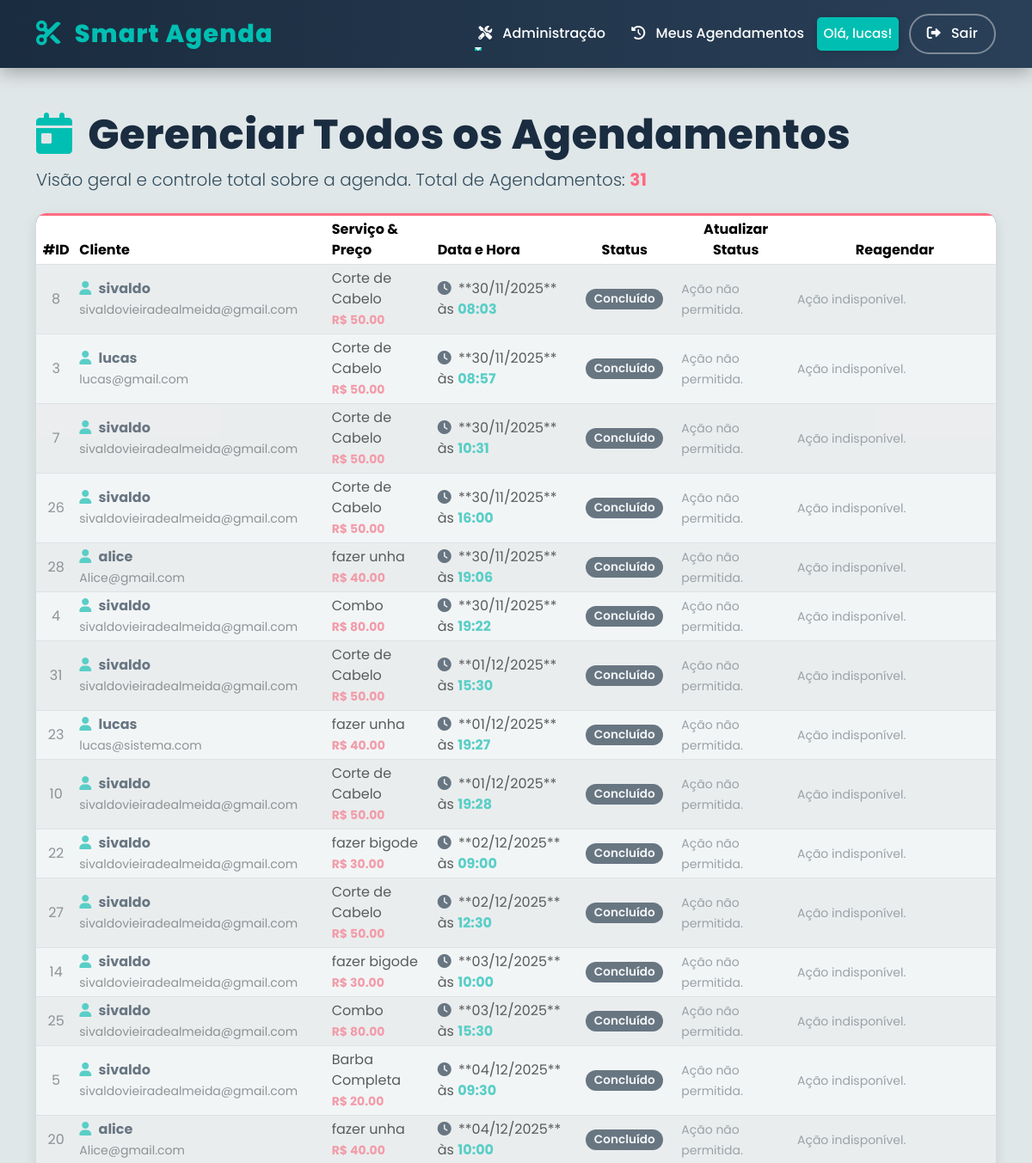
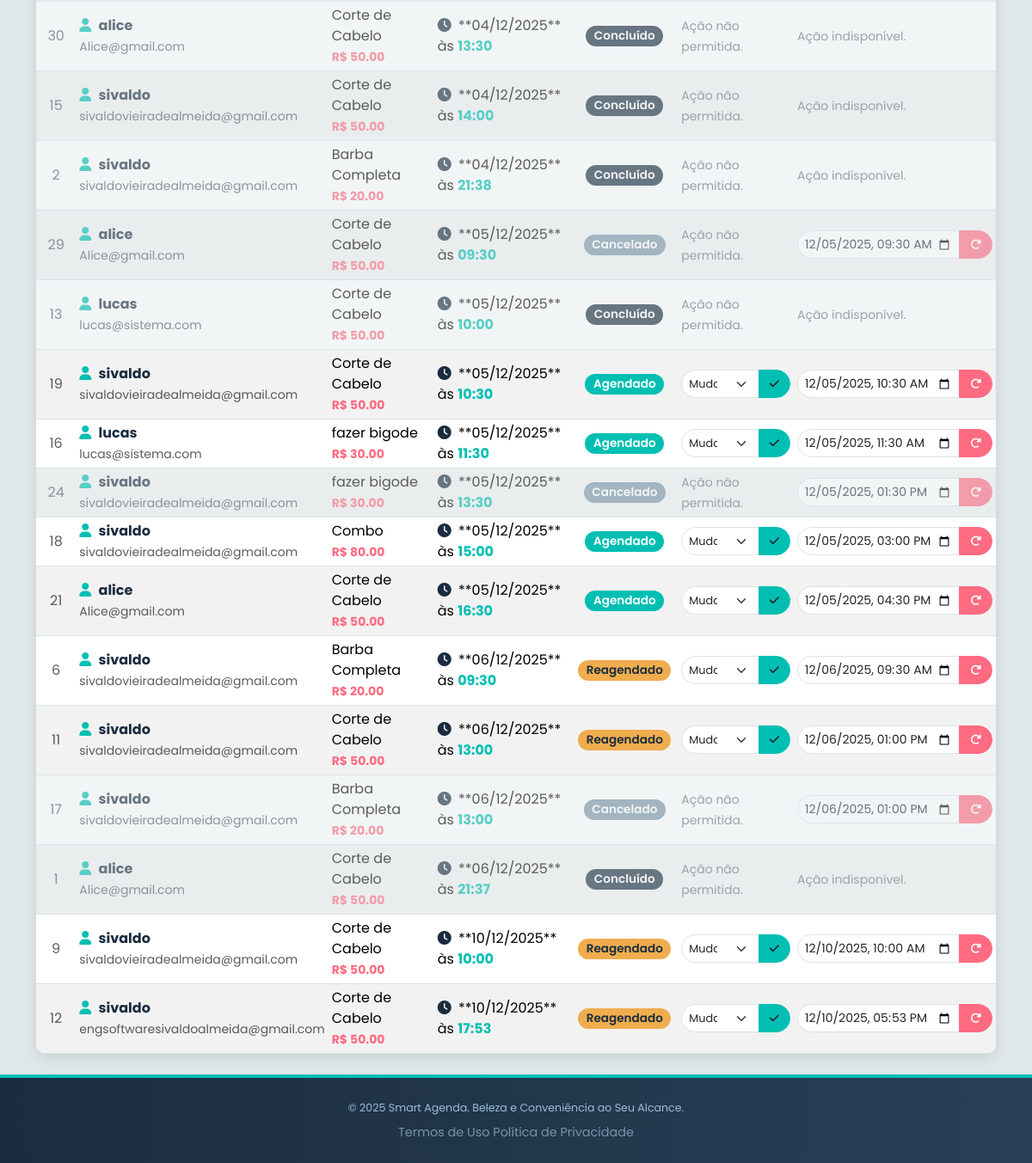
/admin/appointments (signed in), run on an earlier commit of the app's database (2 pictures, top to bottom).
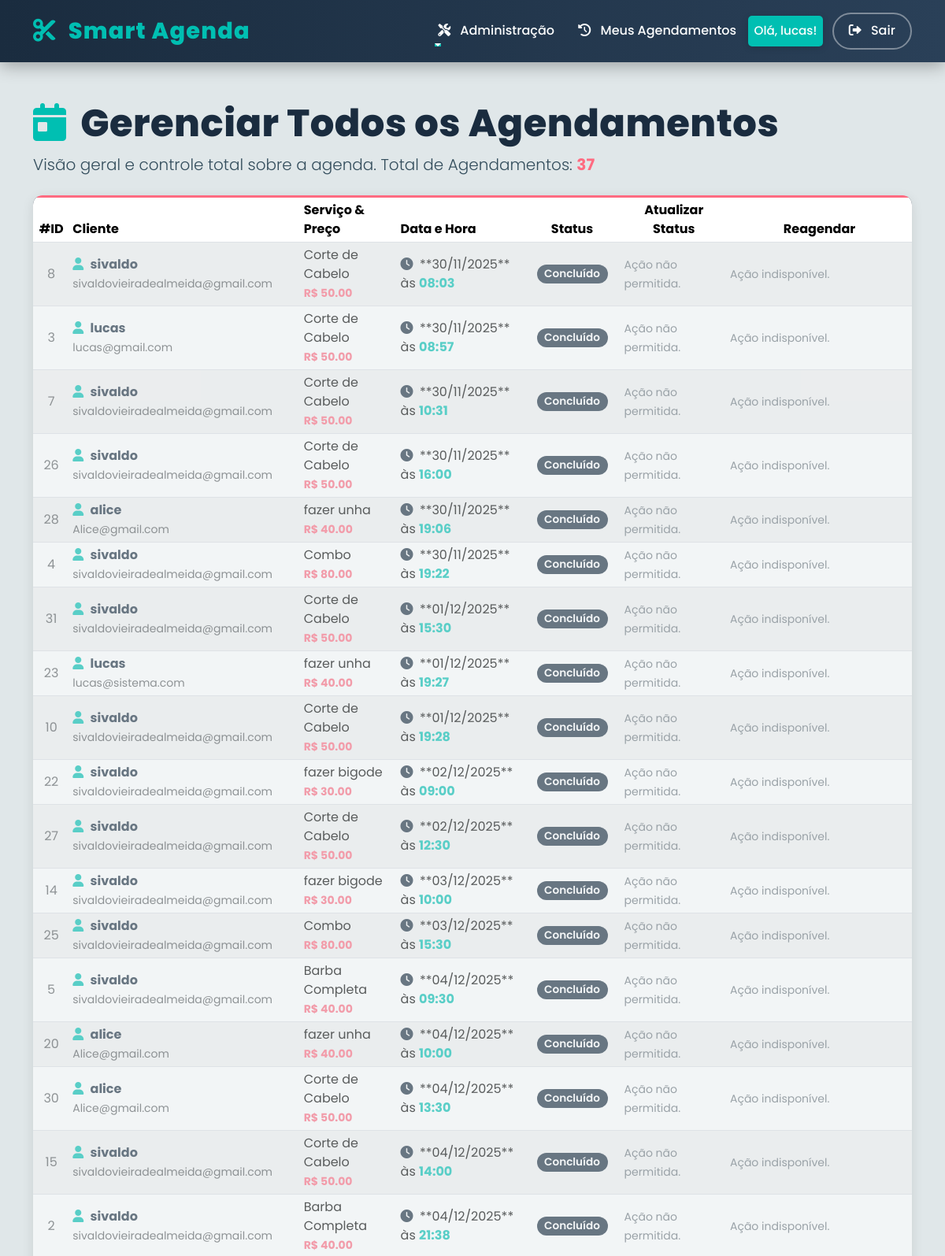
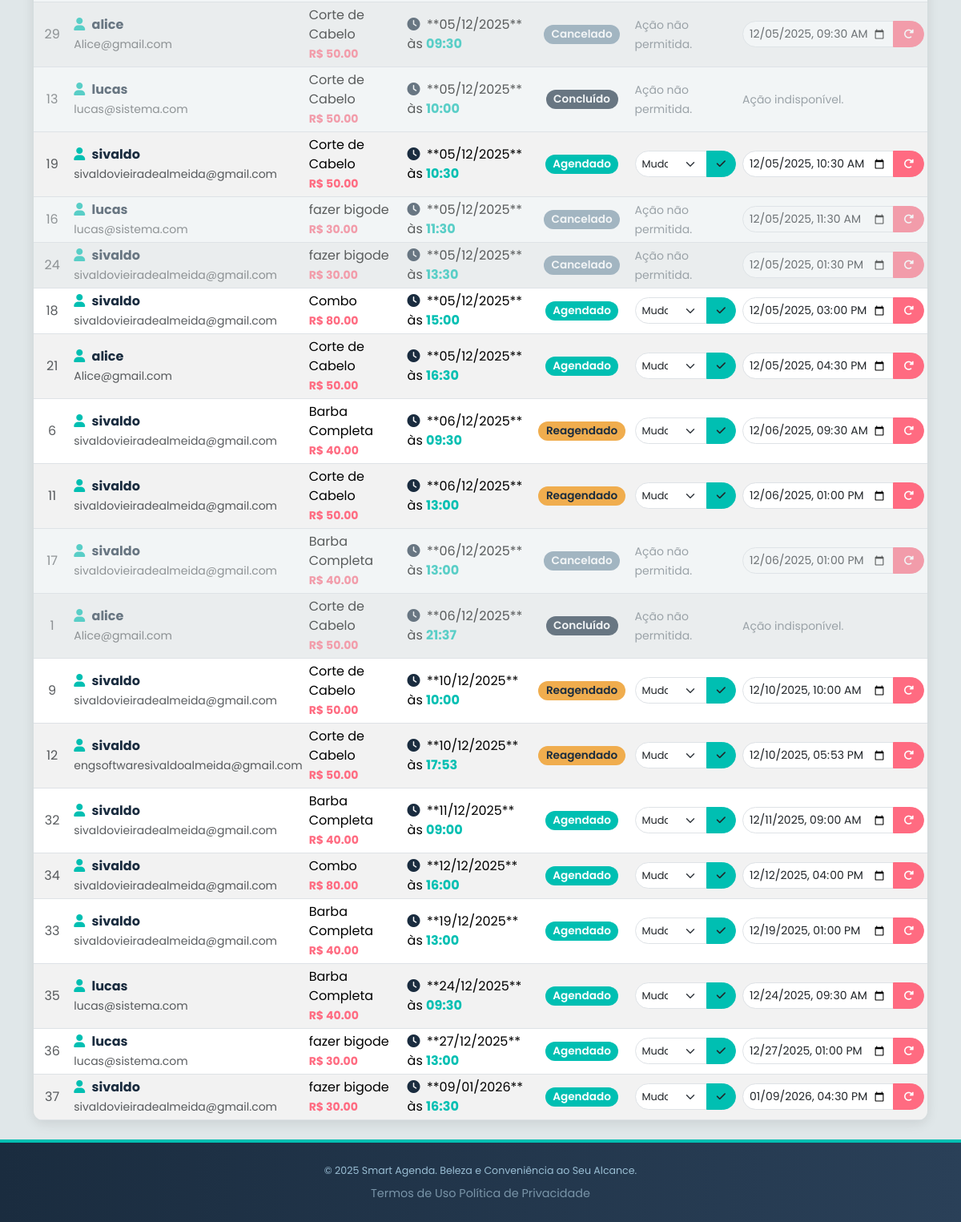
And on a later commit of the database (2 pictures, top to bottom).
### app/models.py (models this page shows, shortened)
class User(UserMixin, db.Model):
    id = db.Column(db.Integer, primary_key=True)
    nome = db.Column(db.String(100), nullable=False)
    email = db.Column(db.String(120), unique=True, nullable=False)
    senha_hash = db.Column(db.String(256), nullable=False)
    is_admin = db.Column(db.Boolean, default=False)
    __table_args__ = (Index('idx_user_email', 'email'),)

class Appointment(db.Model):
    id = db.Column(db.Integer, primary_key=True)
    data_horario = db.Column(db.DateTime, index=True, nullable=False)
    status = db.Column(db.String(50), default='Agendado')
    created_at = db.Column(db.DateTime, default=lambda: datetime.now(timezone.utc))
    user_id = db.Column(db.Integer, db.ForeignKey('user.id'), nullable=False)
    service_id = db.Column(db.Integer, db.ForeignKey('service.id'), nullable=False)
    user = db.relationship('User', backref='agendamentos', foreign_keys=[user_id])
    servico = db.relationship('Service', backref='agendamentos_do_servico', foreign_keys=[service_id])

class Service(db.Model):
    id = db.Column(db.Integer, primary_key=True)
    nome = db.Column(db.String(100), nullable=False, unique=True)
    descricao = db.Column(db.String(255))
    preco = db.Column(db.Float, nullable=False)
    duracao_minutos = db.Column(db.Integer, nullable=False)
    is_active = db.Column(db.Boolean, default=True)

### app/admin/routes.py (the view)
@bp.route('/appointments')
@login_required
@admin_required
def manage_appointments():
    all_appointments = Appointment.query.order_by(Appointment.data_horario.asc()).all()
    return render_template('services/manage_appointments.html',
                           title='Gerenciar Agendamentos',
                           appointments=all_appointments,
                           now=datetime.now)

### app/admin/routes.py (called while the page is built)
@bp.teardown_request
def shutdown_session(exception=None):
    db.session.remove()

### app/templates/services/manage_appointments.html (shortened to what this page needs)
{% extends "base.html" %}
{% block content %}
<div class="schedule-header mt-4 mb-4">
    <h1 class="display-5"><i class="fas fa-calendar-day me-2"></i> Gerenciar Todos os Agendamentos</h1>
    <p class="lead" style="color: var(--text-default);">Visão geral e controle total sobre a agenda. Total de Agendamentos: <span class="fw-bold" style="color: var(--accent-pink);">{{ appointments | length }}</span></p>
</div>
<div class="table-responsive table-schedule">
    <table class="table table-striped table-hover align-middle table-sm mb-0">
        <thead>
            <tr>
                <th class="text-center" style="width: 5%;">#ID</th>
                <th style="width: 15%;">Cliente</th>
                <th style="width: 15%;">Serviço & Preço</th>
                <th style="width: 18%;">Data e Hora</th>
                <th class="text-center" style="width: 12%;">Status</th>
                <th class="text-center" style="width: 18%;">Atualizar Status</th>
                <th class="text-center" style="width: 17%;">Reagendar</th>
            </tr>
        </thead>
        <tbody>
            {% for appointment in appointments %}
            {% set appt_passed = appointment.data_horario < now() %}
            {% set row_class = 'row-disabled' if appointment.status == 'Concluído' or appointment.status == 'Cancelado' %}
            <tr class="{{ row_class }}">
                <td class="text-center text-muted">{{ appointment.id }}</td>
                <td>
                    <i class="fas fa-user me-1" style="color: var(--primary-teal);"></i> <strong style="color: var(--dark-navy);">{{ appointment.user.nome }}</strong><br>
                    <small class="text-muted">{{ appointment.user.email }}</small>
                </td>
                <td>
                    {{ appointment.servico.nome }}<br>
                    <small class="fw-bold" style="color: var(--accent-pink);">R$ {{ "%.2f"|format(appointment.servico.preco) }}</small>
                </td>
                <td>
                    <i class="fas fa-clock me-1" style="color: var(--dark-navy);"></i>
                    **{{ appointment.data_horario.strftime('%d/%m/%Y') }}**
                    às <span class="fw-bold" style="color: var(--primary-teal);">{{ appointment.data_horario.strftime('%H:%M') }}</span>
                </td>
                <td class="text-center">
                    {% if appointment.status == 'Agendado' %}
                        {% if appt_passed %}
                             <span class="badge status-badge bg-late">Atrasado</span>
                        {% else %}
                             <span class="badge status-badge bg-scheduled">Agendado</span>
                        {% endif %}
                    {% elif appointment.status == 'Concluído' %}
                        <span class="badge status-badge bg-completed">Concluído</span>
                    {% elif appointment.status == 'Cancelado' %}
                        <span class="badge status-badge bg-cancelled">Cancelado</span>
                    {% elif appointment.status == 'Reagendado' %}
                        <span class="badge status-badge bg-rescheduled">Reagendado</span>
                    {% else %}
                        <span class="badge status-badge bg-info">{{ appointment.status }}</span>
                    {% endif %}
                </td>
                <td>
                    {% if appointment.status != 'Cancelado' and appointment.status != 'Concluído' %}
                    <form method="POST"
                          action="{{ url_for('admin.update_appointment_status', appointment_id=appointment.id) }}"
                          class="input-group input-group-sm"
                          onsubmit="return handleStatusChange(this);">
                        <select name="status" class="form-select" data-bs-toggle="tooltip" title="Altera o estado do agendamento.">
                            <option value="" disabled selected>Mudar para...</option>
                        </select>
                        <button type="submit" class="btn btn-save-status" data-bs-toggle="tooltip" title="Salvar novo status">
                            <i class="fas fa-check"></i>
                        </button>
                    </form>
                    {% else %}
                        <small class="text-secondary">Ação não permitida.</small>
                    {% endif %}
                </td>
                <td>
                    {% if appointment.status != 'Concluído' and not appt_passed %}
                    <form method="POST" action="{{ url_for('admin.reschedule_appointment', appointment_id=appointment.id) }}" class="input-group input-group-sm">
                        <input type="datetime-local"
                               name="new_datetime"
                               class="form-control"
                               required
                               data-bs-toggle="tooltip" title="Nova data e hora."
                               value="{{ appointment.data_horario.strftime('%Y-%m-%dT%H:%M') }}"
                               min="{{ now().strftime('%Y-%m-%dT%H:%M') }}">
                        <button type="submit" class="btn btn-reschedule" data-bs-toggle="tooltip" title="Reagendar e notificar cliente">
                            <i class="fas fa-redo-alt"></i>
                        </button>
                    </form>
                    {% else %}
                        <small class="text-secondary">Ação indisponível.</small>
                    {% endif %}
                </td>
            </tr>
            {% endfor %}
        </tbody>
    </table>
</div>
{% endblock %}

### app/templates/base.html (shortened to what this page needs)
<!DOCTYPE html>
<html lang="pt-br">
<head>
    <link href="https://cdn.jsdelivr.net/npm/bootstrap@5.3.3/dist/css/bootstrap.min.css" rel="stylesheet">
    <link rel="stylesheet" href="https://cdnjs.cloudflare.com/ajax/libs/font-awesome/6.0.0-beta3/css/all.min.css">
</head>
<body>
    <nav class="navbar navbar-expand-lg navbar-dark fixed-top navbar-custom" role="navigation" aria-label="Navegação Principal do Smart Agenda">
        <div class="container">
            <a class="navbar-brand" href="{{ url_for('main.index') }}">
                <i class="fas fa-cut me-2"></i> Smart Agenda
            </a>
            <div class="collapse navbar-collapse" id="navbarNav">
                <ul class="navbar-nav ms-auto align-items-lg-center">
                    {% if current_user.is_admin %}
                    <li class="nav-item dropdown me-2">
                        <a class="nav-link dropdown-toggle" href="#" id="adminDropdown" role="button" data-bs-toggle="dropdown" aria-expanded="false" aria-label="Menu de Administração">
                            <i class="fas fa-tools me-2"></i> Administração
                        </a>
                    </li>
                    {% endif %}
                    {% if current_user.is_authenticated %}
                        <li class="nav-item">
                            <a class="nav-link" href="{{ url_for('services.my_appointments') }}">
                                <i class="fas fa-history me-2"></i> Meus Agendamentos
                            </a>
                        </li>
                        <li class="nav-item me-2">
                            <span class="nav-link user-welcome" style="pointer-events: none;">
                                Olá, {{ current_user.nome.split(' ')[0] }}!
                            </span>
                        </li>
                        <li class="nav-item">
                            <a href="{{ url_for('auth.logout') }}" class="btn btn-logout">
                                <i class="fas fa-sign-out-alt me-2"></i> Sair
                            </a>
                        </li>
                    {% endif %}
                </ul>
            </div>
        </div>
    </nav>
    <main class="container py-4">
        {% block content %}{% endblock %}
    </main>
    <footer class="footer-custom mt-auto"> <div class="container text-center">
            <small>&copy; 2025 Smart Agenda. Beleza e Conveniência ao Seu Alcance.</small>
            <div class="mt-2">
                <a href="{{ url_for('main.terms') }}">Termos de Uso</a>
<a href="{{ url_for('main.privacy') }}">Política de Privacidade</a>
            </div>
        </div>
    </footer>
</body>
</html>

### app/templates/base.html (style rules this page uses)
:root { --primary-teal: #00BFB2; --accent-pink: #FF6B81; --dark-navy: #1A2C3F; --light-gray: #E0E7E9; --text-on-dark: #FDFEFE; --text-default: #334D5C; }
body { font-family: 'Poppins', sans-serif; background-color: var(--light-gray); padding-top: 80px; color: var(--text-default); min-height: 100vh; display: flex; flex-direction: column; }
main { flex-grow: 1; }
.navbar-custom { background: linear-gradient(90deg, var(--dark-navy) 0%, #2A4058 100%); box-shadow: 0 5px 20px rgba(0, 0, 0, 0.3); padding-top: 0.8rem; padding-bottom: 0.8rem; transition: all 0.3s ease-in-out; }
.navbar-custom .navbar-brand { font-weight: 800; color: var(--primary-teal) !important; letter-spacing: 1.2px; font-size: 1.8rem; transition: color 0.3s ease-in-out; }
.navbar-custom .nav-link { color: var(--text-on-dark) !important; font-weight: 500; padding: 0.5rem 1rem; margin: 0 0.2rem; border-radius: 5px; transition: all 0.3s ease-in-out; position: relative; }
.navbar-custom .nav-link::after { content: ''; position: absolute; width: 0; height: 2px; bottom: 0; left: 0; background-color: var(--primary-teal); transition: width 0.3s ease-out; }
.btn-logout { background-color: transparent; border: 2px solid rgba(255, 255, 255, 0.4); color: var(--text-on-dark) !important; font-weight: 500; padding: 0.6rem 1.2rem; border-radius: 50px; transition: all 0.3s ease-in-out; }
.user-welcome { background-color: var(--primary-teal); color: var(--dark-navy) !important; padding: 8px 18px; border-radius: 30px; font-size: 0.95rem; font-weight: 600; box-shadow: 0 2px 8px rgba(0, 0, 0, 0.15); margin-right: 15px; animation: pulse-welcome 1.5s infinite alternate; }
.footer-custom { background: linear-gradient(90deg, var(--dark-navy) 0%, #2A4058 100%); color: #9abed4; border-top: 4px solid var(--primary-teal); padding: 1.5rem 0; font-size: 0.9rem; }
.footer-custom a { color: #7994A8; text-decoration: none; transition: color 0.3s ease-in-out; }

### app/templates/services/manage_appointments.html (style rules this page uses)
.schedule-header h1 { font-weight: 800; color: var(--dark-navy) !important; letter-spacing: 0.5px; }
.schedule-header h1 i { color: var(--primary-teal); }
.table-schedule { border-radius: 12px; overflow: hidden; box-shadow: 0 4px 15px rgba(0, 0, 0, 0.1); }
.table-schedule thead tr { background-color: var(--dark-navy); color: var(--text-on-dark); font-weight: 600; border-top: 3px solid var(--accent-pink); }
.status-badge { font-size: 0.85rem; font-weight: 600; padding: 0.4em 0.7em; border-radius: 50px; min-width: 90px; display: inline-block; text-align: center; }
.bg-scheduled { background-color: var(--primary-teal); color: white; }
.bg-completed { background-color: var(--dark-navy); color: white; }
.bg-cancelled { background-color: #7994A8; color: white; }
.bg-rescheduled { background-color: #f0ad4e; color: var(--dark-navy); }
.input-group-sm .form-select { border-radius: 50px 0 0 50px; font-size: 0.8rem; }
.input-group-sm .btn { border-radius: 0 50px 50px 0; font-size: 0.8rem; padding: 0.35rem 0.75rem; }
.btn-save-status { background-color: var(--primary-teal) !important; border-color: var(--primary-teal) !important; }
.btn-reschedule { background-color: var(--accent-pink) !important; border-color: var(--accent-pink) !important; color: white !important; }
input[type="datetime-local"] { font-size: 0.8rem; border-radius: 50px 0 0 50px !important; }
.row-disabled { opacity: 0.6; }

What changed in the data, as far as the page shows it:
changed Service (number 5 of 5 on the later page): servico.preco "20.00" → "40.00"
changed Appointment id 16: status "Mudar para..." → (not shown); status "Agendado" → "Cancelado Ação não permitida."
added Appointment: id "32", user.nome "sivaldo", user.email "sivaldovieiradealmeida@gmail.com", servico.nome "Barba Completa", {{ "%.2f"|format(appointment.servico.preco) }} "40.00", data_horario "11/12/2025", data_horario "09:00", status "Agendado", new_datetime "12/11/2025 09:00"
added Appointment: id "34", user.nome "sivaldo", user.email "sivaldovieiradealmeida@gmail.com", servico.nome "Combo", {{ "%.2f"|format(appointment.servico.preco) }} "80.00", data_horario "12/12/2025", data_horario "16:00", status "Agendado", new_datetime "12/12/2025 16:00"
added Appointment: id "33", user.nome "sivaldo", user.email "sivaldovieiradealmeida@gmail.com", servico.nome "Barba Completa", {{ "%.2f"|format(appointment.servico.preco) }} "40.00", data_horario "19/12/2025", data_horario "13:00", status "Agendado", new_datetime "12/19/2025 13:00"
added Appointment: id "35", user.nome "lucas", user.email "lucas@sistema.com", servico.nome "Barba Completa", {{ "%.2f"|format(appointment.servico.preco) }} "40.00", data_horario "24/12/2025", data_horario "09:30", status "Agendado", new_datetime "12/24/2025 09:30"
added Appointment: id "36", user.nome "lucas", user.email "lucas@sistema.com", servico.nome "fazer bigode", {{ "%.2f"|format(appointment.servico.preco) }} "30.00", data_horario "27/12/2025", data_horario "13:00", status "Agendado", new_datetime "12/27/2025 13:00"
added Appointment: id "37", user.nome "sivaldo", user.email "sivaldovieiradealmeida@gmail.com", servico.nome "fazer bigode", {{ "%.2f"|format(appointment.servico.preco) }} "30.00", data_horario "09/01/2026", data_horario "16:30", status "Agendado", new_datetime "01/09/2026 16:30"
Also different on the page:
{{ appointments | length }}: "31" → "37"
